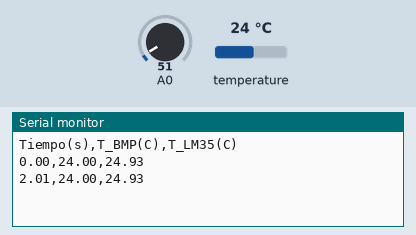
This sketch was run on a simulated Arduino Uno, built with avr-gcc and run on an emulated ATmega328P. Parts: the last lines printed to the serial monitor. Inputs (shaded band) come from the test bench; at power-on: temperature 24 °C, A0 = 51.

Above: at 2.8 s.
2.9 s: temperature set to 12 °C
At 4.5 s:
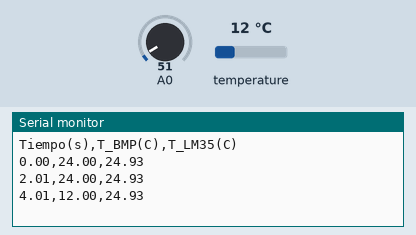
5.6 s: A0 set to 61
At 7.4 s:
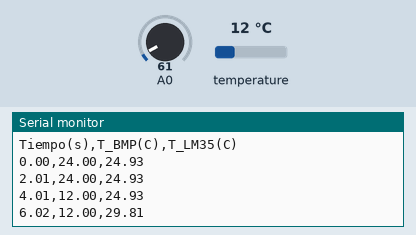
8.3 s: temperature set to 19 °C
At 10.8 s:
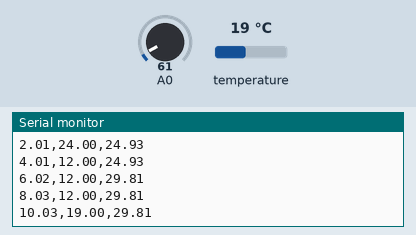
11.0 s: A0 set to 71
At 12.7 s:
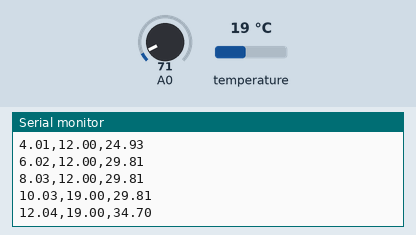
Timing chart, 0 to 14.2 s (numbered marks = the images above; inputs shaded):
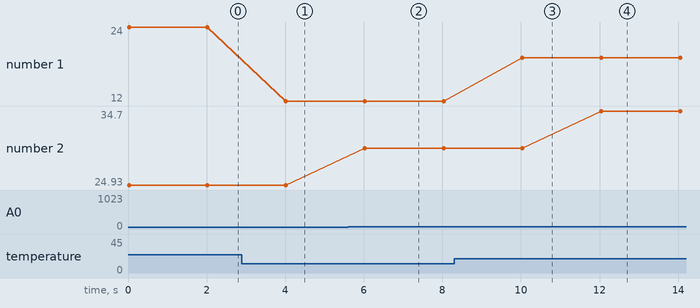

The sketch:

Datos_sis_termico.ino
```cpp
#include <Wire.h>                // Librería de Arduino para comunicación I2C.
#include <Adafruit_BMP085.h>     // Libreria del sensor.

Adafruit_BMP085 bmp;

void setup() {
  Serial.begin(9600);
  if (!bmp.begin()) {
    Serial.println("Error: No se encuentra el sensor BMP180");
    while (1); // Si no inicia, se detiene.
  }

  // Encabezado para que sepas qué es cada columna (útil para Excel/MATLAB)
  Serial.println("Tiempo(s),T_BMP(C),T_LM35(C)");
}

void loop() {
  // --- Contador de Tiempo ---
  // Obtenemos el tiempo en segundos (usamos float para tener decimales)
  float tiempo_seg = millis() / 1000.0;

  // --- BMP180 ---
  float T_bmp = bmp.readTemperature();

  // --- LM35 (A0) ---
  int lectura = analogRead(A0);
  float voltaje = lectura * (5.0 / 1023.0);
  float T_lm35 = voltaje * 100.0;

  // --- Impresión de los valores ---
  // Formato CSV: Tiempo, Temperatura1, Temperatura2
  Serial.print(tiempo_seg);
  Serial.print(",");
  Serial.print(T_bmp);
  Serial.print(",");
  Serial.println(T_lm35);

  delay(2000);
}
```

Measured:
- after the input at 2.9 s, the serial monitor: prints a new line after 1.1 s (image 1)
- after the input at 5.6 s, the serial monitor: prints a new line after 0.43 s (image 2)
- after the input at 8.3 s, the serial monitor: prints a new line after 1.7 s (image 3)
- after the input at 11.0 s, the serial monitor: prints a new line after 1.0 s (image 4)
- plotted number 1: 24 → 12 after the input at 2.9 s, 12 → 19 after the input at 8.3 s
- plotted number 2: 24.93 → 29.81 after the input at 5.6 s, 29.81 → 34.7 after the input at 11.0 s
